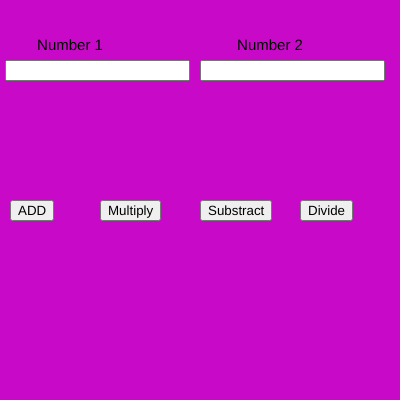
Frame 1 (no input)
Frame 60 (no input): identical to frame 1, image omitted
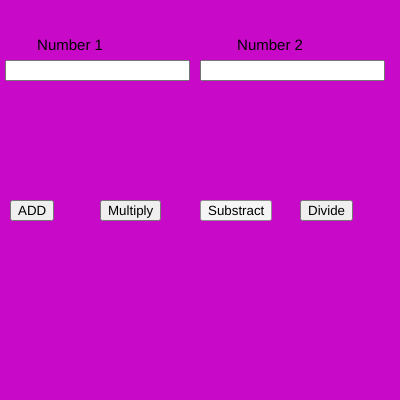
Frame 120 (the mouse pressed at the canvas centre since frame 60)

The p5.js sketch that drew these frames (run headless with seeded random() and noise() and a simulated clock; from frame 60 on, the mouse is pressed at the canvas centre):

// p5.js sketch
// ── sketch.js
var n1,n2;
var b1,b2,b3,b4;

function setup() {
  
  createCanvas(400, 400);
  
  num1 = createInput();
  num1.position(5, 60);
  
  num2 = createInput();
  num2.position(200, 60);
  
  b1 = createButton("ADD");
  b1.position(10, 200);
  b1.mousePressed(add);
  
  b2 = createButton("Multiply");
  b2.position(100, 200);
  b2.mousePressed(mul);

  b3 = createButton("Substract");
  b3.position(200, 200);
  b3.mousePressed(sub);

  b4 = createButton("Divide");
  b4.position(300, 200);
  b4.mousePressed(div);
  
  
  textAlign(CENTER);
  textSize(15);
}

function draw() {
  background(200,10,200)
  text("Number 1",70,50)
  text("Number 2",270,50)
  
  n1 = parseInt(num1.value());
  n2 = parseInt(num2.value());
}

function add(){
  console.log(n1+n2);
}
function mul(){
  console.log(n1*n2);
}
function sub(){
  console.log(n1-n2);
}
function div(){
  console.log(n1/n2);
}
